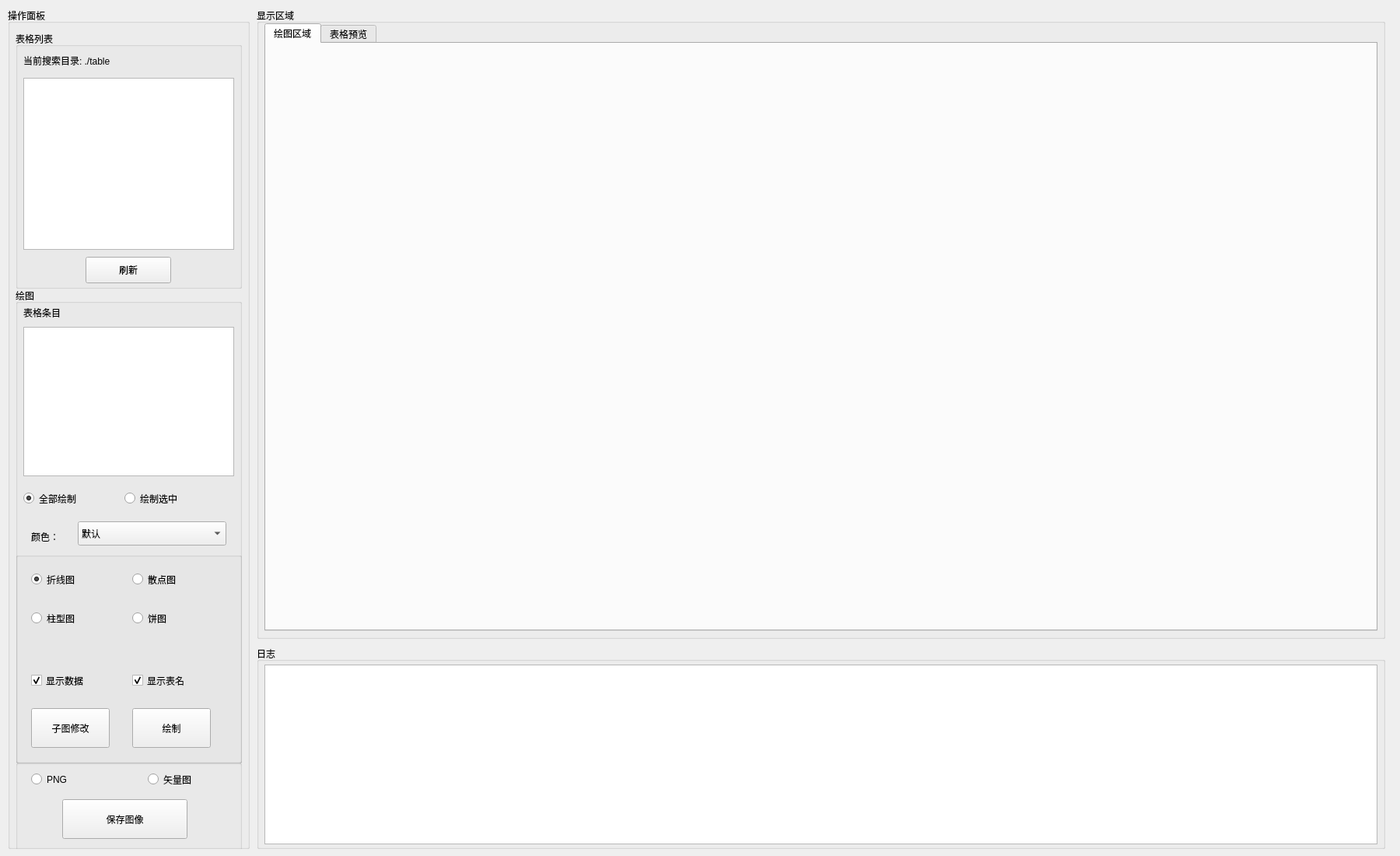
<?xml version="1.0" encoding="UTF-8"?>
<ui version="4.0">
 <class>Form</class>
 <widget class="QWidget" name="Form">
  <property name="geometry">
   <rect>
    <x>0</x>
    <y>0</y>
    <width>1800</width>
    <height>1100</height>
   </rect>
  </property>
  <property name="windowTitle">
   <string>数据可视化</string>
  </property>
  <property name="windowIcon">
   <iconset>
    <normaloff>../../../OneDrive/图片/Saved Pictures/win11 icons/imageres 187.png</normaloff>../../../OneDrive/图片/Saved Pictures/win11 icons/imageres 187.png</iconset>
  </property>
  <widget class="QGroupBox" name="groupBox_operate">
   <property name="geometry">
    <rect>
     <x>10</x>
     <y>10</y>
     <width>311</width>
     <height>1081</height>
    </rect>
   </property>
   <property name="title">
    <string>操作面板</string>
   </property>
   <widget class="QGroupBox" name="groupBox_table_list">
    <property name="geometry">
     <rect>
      <x>10</x>
      <y>30</y>
      <width>291</width>
      <height>331</height>
     </rect>
    </property>
    <property name="title">
     <string>表格列表</string>
    </property>
    <widget class="QListWidget" name="list_table">
     <property name="geometry">
      <rect>
       <x>10</x>
       <y>60</y>
       <width>271</width>
       <height>221</height>
      </rect>
     </property>
    </widget>
    <widget class="QLabel" name="label_search_table">
     <property name="geometry">
      <rect>
       <x>10</x>
       <y>26</y>
       <width>231</width>
       <height>23</height>
      </rect>
     </property>
     <property name="text">
      <string>当前搜索目录: ./table</string>
     </property>
    </widget>
    <widget class="QPushButton" name="pushButtont_refresh_read">
     <property name="geometry">
      <rect>
       <x>90</x>
       <y>290</y>
       <width>110</width>
       <height>34</height>
      </rect>
     </property>
     <property name="text">
      <string>刷新</string>
     </property>
    </widget>
   </widget>
   <widget class="QGroupBox" name="groupBox_draw">
    <property name="geometry">
     <rect>
      <x>10</x>
      <y>360</y>
      <width>291</width>
      <height>611</height>
     </rect>
    </property>
    <property name="title">
     <string>绘图</string>
    </property>
    <widget class="QLabel" name="label_entrys">
     <property name="geometry">
      <rect>
       <x>10</x>
       <y>20</y>
       <width>80</width>
       <height>23</height>
      </rect>
     </property>
     <property name="text">
      <string>表格条目</string>
     </property>
    </widget>
    <widget class="QRadioButton" name="radioButton_draw_all">
     <property name="geometry">
      <rect>
       <x>10</x>
       <y>260</y>
       <width>111</width>
       <height>21</height>
      </rect>
     </property>
     <property name="text">
      <string>全部绘制</string>
     </property>
     <property name="checked">
      <bool>true</bool>
     </property>
    </widget>
    <widget class="QRadioButton" name="radioButton_draw_part">
     <property name="geometry">
      <rect>
       <x>140</x>
       <y>260</y>
       <width>111</width>
       <height>21</height>
      </rect>
     </property>
     <property name="text">
      <string>绘制选中</string>
     </property>
    </widget>
    <widget class="QLabel" name="label_color">
     <property name="geometry">
      <rect>
       <x>20</x>
       <y>300</y>
       <width>61</width>
       <height>39</height>
      </rect>
     </property>
     <property name="text">
      <string>颜色：</string>
     </property>
     <property name="alignment">
      <set>Qt::AlignLeading|Qt::AlignLeft|Qt::AlignVCenter</set>
     </property>
    </widget>
    <widget class="QComboBox" name="comboBox_select_color">
     <property name="geometry">
      <rect>
       <x>80</x>
       <y>300</y>
       <width>191</width>
       <height>31</height>
      </rect>
     </property>
     <item>
      <property name="text">
       <string>默认</string>
      </property>
     </item>
     <item>
      <property name="text">
       <string>蓝色</string>
      </property>
     </item>
     <item>
      <property name="text">
       <string>青色</string>
      </property>
     </item>
     <item>
      <property name="text">
       <string>红色</string>
      </property>
     </item>
     <item>
      <property name="text">
       <string>品红</string>
      </property>
     </item>
     <item>
      <property name="text">
       <string>紫色</string>
      </property>
     </item>
     <item>
      <property name="text">
       <string>黄色</string>
      </property>
     </item>
     <item>
      <property name="text">
       <string>随机颜色</string>
      </property>
     </item>
    </widget>
    <widget class="QGroupBox" name="groupBox_2">
     <property name="geometry">
      <rect>
       <x>0</x>
       <y>340</y>
       <width>291</width>
       <height>271</height>
      </rect>
     </property>
     <property name="title">
      <string/>
     </property>
     <widget class="QRadioButton" name="radioButton_type_of_line">
      <property name="geometry">
       <rect>
        <x>20</x>
        <y>20</y>
        <width>91</width>
        <height>29</height>
       </rect>
      </property>
      <property name="text">
       <string>折线图</string>
      </property>
      <property name="checked">
       <bool>true</bool>
      </property>
     </widget>
     <widget class="QRadioButton" name="radioButton_type_of_pot">
      <property name="geometry">
       <rect>
        <x>150</x>
        <y>20</y>
        <width>91</width>
        <height>29</height>
       </rect>
      </property>
      <property name="text">
       <string>散点图</string>
      </property>
     </widget>
     <widget class="QCheckBox" name="checkBox_show_table_name">
      <property name="geometry">
       <rect>
        <x>150</x>
        <y>150</y>
        <width>118</width>
        <height>29</height>
       </rect>
      </property>
      <property name="text">
       <string>显示表名</string>
      </property>
      <property name="checked">
       <bool>true</bool>
      </property>
     </widget>
     <widget class="QCheckBox" name="checkBox_show_data_v">
      <property name="geometry">
       <rect>
        <x>20</x>
        <y>150</y>
        <width>118</width>
        <height>29</height>
       </rect>
      </property>
      <property name="text">
       <string>显示数据</string>
      </property>
      <property name="checked">
       <bool>true</bool>
      </property>
     </widget>
     <widget class="QPushButton" name="pushButton_drawing">
      <property name="geometry">
       <rect>
        <x>150</x>
        <y>200</y>
        <width>101</width>
        <height>51</height>
       </rect>
      </property>
      <property name="text">
       <string>绘制</string>
      </property>
     </widget>
     <widget class="QRadioButton" name="radioButton_bar">
      <property name="geometry">
       <rect>
        <x>20</x>
        <y>70</y>
        <width>143</width>
        <height>29</height>
       </rect>
      </property>
      <property name="text">
       <string>柱型图</string>
      </property>
     </widget>
     <widget class="QRadioButton" name="radioButton_cake">
      <property name="geometry">
       <rect>
        <x>150</x>
        <y>70</y>
        <width>143</width>
        <height>29</height>
       </rect>
      </property>
      <property name="text">
       <string>饼图</string>
      </property>
     </widget>
     <widget class="QPushButton" name="pushButton_subplot_change">
      <property name="geometry">
       <rect>
        <x>20</x>
        <y>200</y>
        <width>101</width>
        <height>51</height>
       </rect>
      </property>
      <property name="text">
       <string>子图修改</string>
      </property>
     </widget>
    </widget>
    <widget class="QListWidget" name="listWidget_entries">
     <property name="geometry">
      <rect>
       <x>10</x>
       <y>50</y>
       <width>271</width>
       <height>192</height>
      </rect>
     </property>
    </widget>
   </widget>
   <widget class="QGroupBox" name="groupBox_3">
    <property name="geometry">
     <rect>
      <x>10</x>
      <y>967</y>
      <width>291</width>
      <height>141</height>
     </rect>
    </property>
    <property name="title">
     <string/>
    </property>
    <widget class="QRadioButton" name="radioButton_png">
     <property name="geometry">
      <rect>
       <x>20</x>
       <y>10</y>
       <width>143</width>
       <height>29</height>
      </rect>
     </property>
     <property name="text">
      <string>PNG</string>
     </property>
    </widget>
    <widget class="QPushButton" name="pushButton_save_img">
     <property name="geometry">
      <rect>
       <x>60</x>
       <y>50</y>
       <width>161</width>
       <height>51</height>
      </rect>
     </property>
     <property name="text">
      <string>保存图像</string>
     </property>
    </widget>
    <widget class="QRadioButton" name="radioButton_eps">
     <property name="geometry">
      <rect>
       <x>170</x>
       <y>10</y>
       <width>101</width>
       <height>29</height>
      </rect>
     </property>
     <property name="text">
      <string>矢量图</string>
     </property>
    </widget>
   </widget>
  </widget>
  <widget class="QGroupBox" name="groupBox_plot_show">
   <property name="geometry">
    <rect>
     <x>330</x>
     <y>10</y>
     <width>1451</width>
     <height>811</height>
    </rect>
   </property>
   <property name="title">
    <string>显示区域</string>
   </property>
   <widget class="QTabWidget" name="tabWidget_tables">
    <property name="geometry">
     <rect>
      <x>10</x>
      <y>20</y>
      <width>1431</width>
      <height>781</height>
     </rect>
    </property>
    <property name="currentIndex">
     <number>0</number>
    </property>
    <widget class="QWidget" name="tab_show">
     <attribute name="title">
      <string>绘图区域</string>
     </attribute>
     <widget class="QWidget" name="verticalLayoutWidget">
      <property name="geometry">
       <rect>
        <x>0</x>
        <y>10</y>
        <width>1421</width>
        <height>721</height>
       </rect>
      </property>
      <layout class="QVBoxLayout" name="vlayout_show_plot"/>
     </widget>
    </widget>
    <widget class="QWidget" name="tab_table">
     <attribute name="title">
      <string>表格预览</string>
     </attribute>
     <widget class="QTableWidget" name="tableWidget_table">
      <property name="geometry">
       <rect>
        <x>0</x>
        <y>0</y>
        <width>1431</width>
        <height>691</height>
       </rect>
      </property>
     </widget>
     <widget class="QLabel" name="label_table_show_inf">
      <property name="geometry">
       <rect>
        <x>20</x>
        <y>708</y>
        <width>201</width>
        <height>23</height>
       </rect>
      </property>
      <property name="text">
       <string>当前表格:</string>
      </property>
     </widget>
     <widget class="QPushButton" name="pushButton_close_table">
      <property name="geometry">
       <rect>
        <x>1140</x>
        <y>702</y>
        <width>110</width>
        <height>34</height>
       </rect>
      </property>
      <property name="text">
       <string>关闭表格</string>
      </property>
     </widget>
     <widget class="QPushButton" name="pushButton_commit_table">
      <property name="geometry">
       <rect>
        <x>1290</x>
        <y>702</y>
        <width>110</width>
        <height>34</height>
       </rect>
      </property>
      <property name="text">
       <string>提交更改</string>
      </property>
     </widget>
    </widget>
   </widget>
  </widget>
  <widget class="QGroupBox" name="groupBox">
   <property name="geometry">
    <rect>
     <x>330</x>
     <y>830</y>
     <width>1451</width>
     <height>261</height>
    </rect>
   </property>
   <property name="title">
    <string>日志</string>
   </property>
   <widget class="QTextBrowser" name="textBrowser">
    <property name="geometry">
     <rect>
      <x>10</x>
      <y>24</y>
      <width>1431</width>
      <height>231</height>
     </rect>
    </property>
    <property name="font">
     <font>
      <pointsize>10</pointsize>
     </font>
    </property>
   </widget>
  </widget>
 </widget>
 <resources/>
 <connections/>
</ui>
